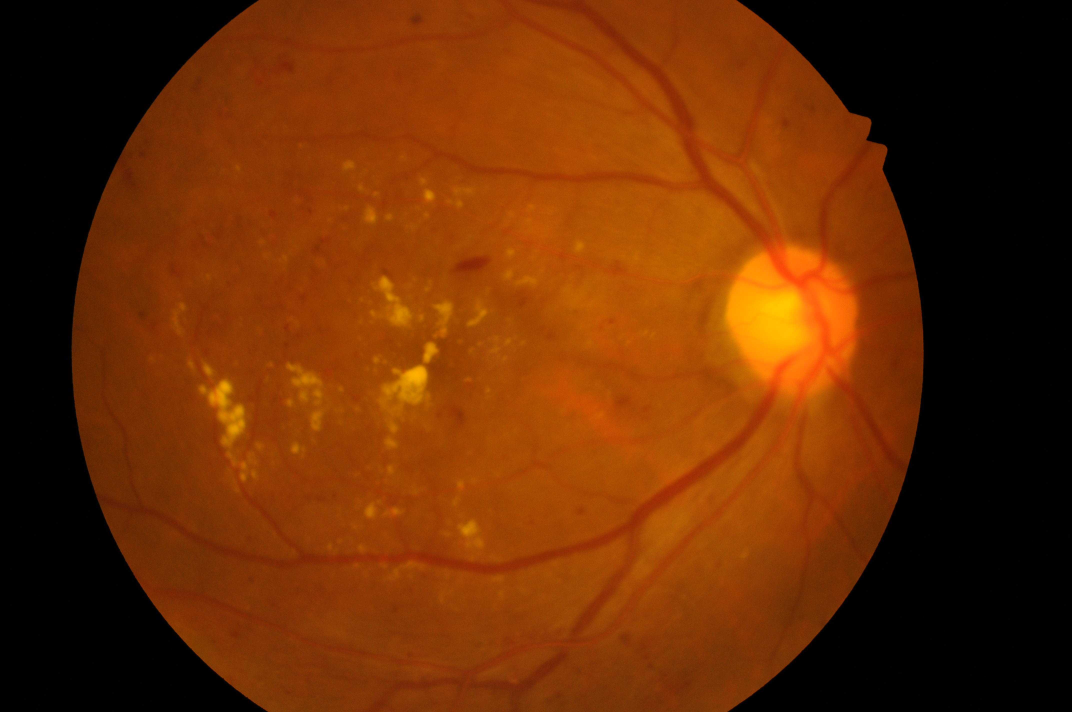
#> input picture images/test2.jpg, 4288 x 2848 px (shown at 1/4 size)
$ python classical_algo.py --dataset images
#> lines starting #> are read from the running program, lines starting #| are printed output that depends on the picture
import numpy as np
import argparse
from sklearn.neighbors import KNeighborsClassifier
from sklearn.linear_model import LogisticRegression
from sklearn.svm import SVC
from sklearn.preprocessing import LabelBinarizer
from sklearn.metrics import classification_report
from refine.preprocessing import simplepreprocessor
from refine.preprocessing import imagetoarraypreprocessor
from refine.datasets import simpledatasetloader
from imutils import paths
from sklearn.model_selection import train_test_split
from sklearn.preprocessing import LabelEncoder
from PIL import Image
import os


ap = argparse.ArgumentParser()
ap.add_argument("-i", "--dataset", required=True,
help="path to the input image")
ap.add_argument("-model", "--model", type=str, default="knn",
help="name of model")
args = vars(ap.parse_args())


def extract_color_stats(image):
	# split the input image into its respective RGB color channels
	# and then create a feature vector with 6 values: the mean and
	# standard deviation for each of the 3 channels, respectively
	(R, G, B) = image.split()
	features = [np.mean(R), np.mean(G), np.mean(B), np.std(R),
		np.std(G), np.std(B)]
	# return our set of features
	return features


Models = {
	"knn": KNeighborsClassifier(),
	"logit": LogisticRegression(solver = "lbfgs", multi_class = "auto"),
	"SVC": SVC(kernel = "linear")
}


print("loading images...")
# grab all image paths in the input dataset directory, initialize our
# list of extracted features and corresponding labels
print("extracting image features...")
imagePaths = paths.list_images(args["dataset"])
data = []
labels = []
# loop over our input images
for imagePath in imagePaths:
	# load the input image from disk, compute color channel
	# statistics, and then update our data list
	image = Image.open(imagePath)
#> image is the input picture: PIL image 4288x2848 RGB; mean R, G, B 104.7, 44, 2.9
	features = extract_color_stats(image)
#> in extract_color_stats, `(R, G, B) = image.split()`:
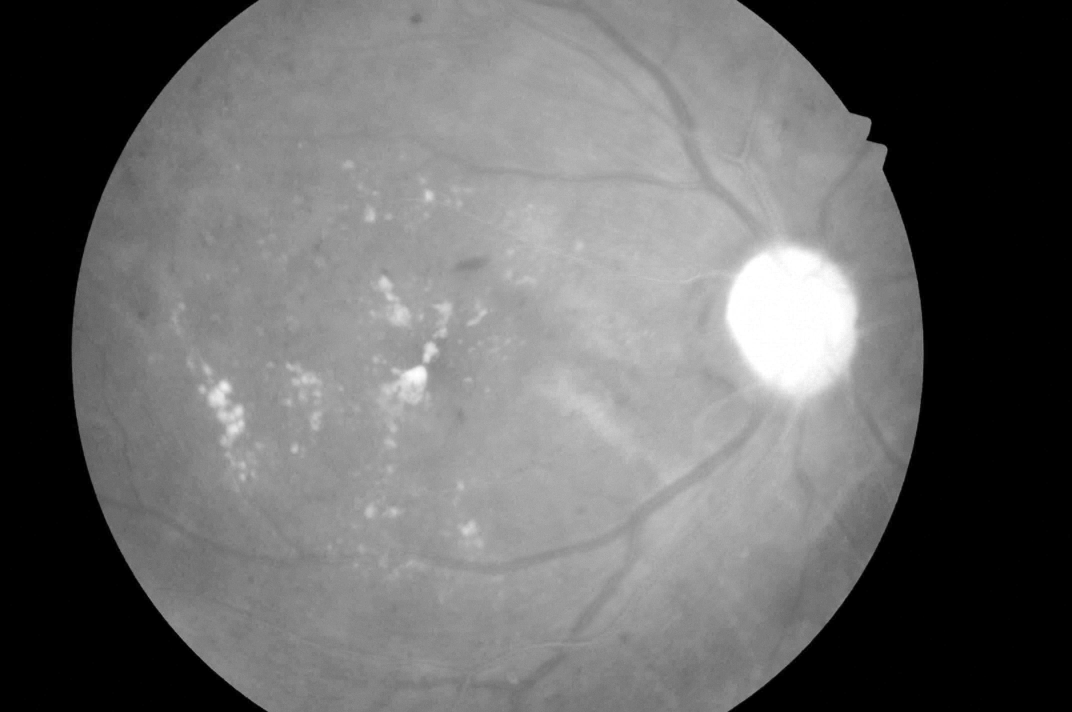
#> R: PIL image 4288x2848 L (shown at 1/4 size); min 0, max 255, mean 104.7
#> in extract_color_stats, `(R, G, B) = image.split()`:
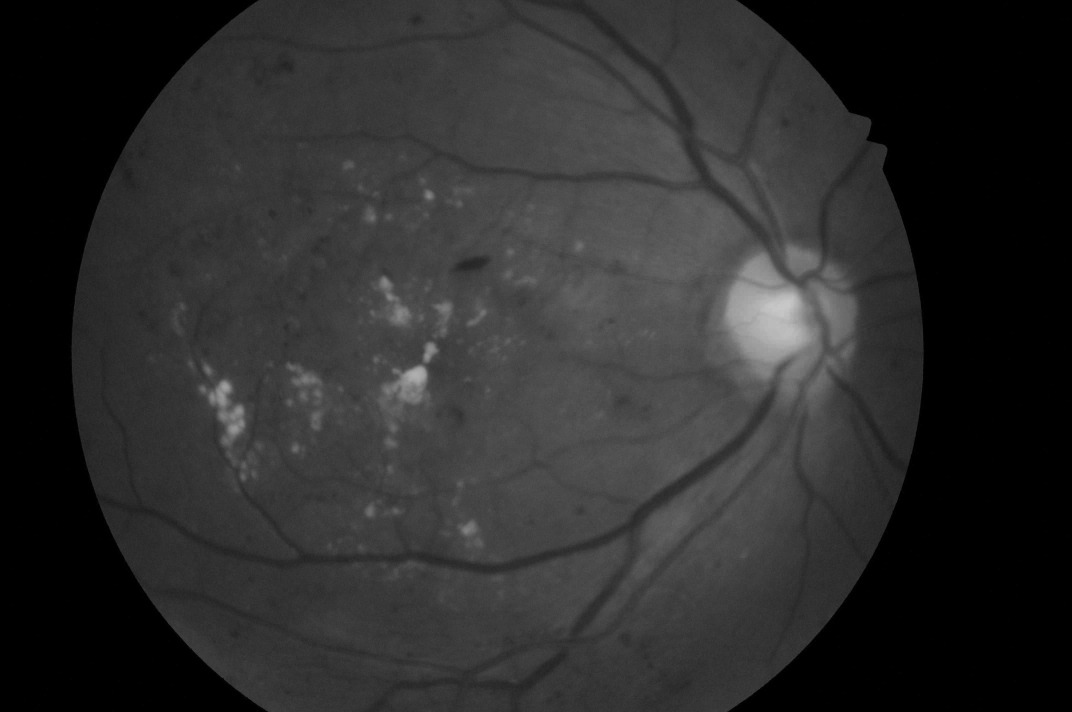
#> G: PIL image 4288x2848 L (shown at 1/4 size); min 0, max 201, mean 44
#> in extract_color_stats, `(R, G, B) = image.split()`:
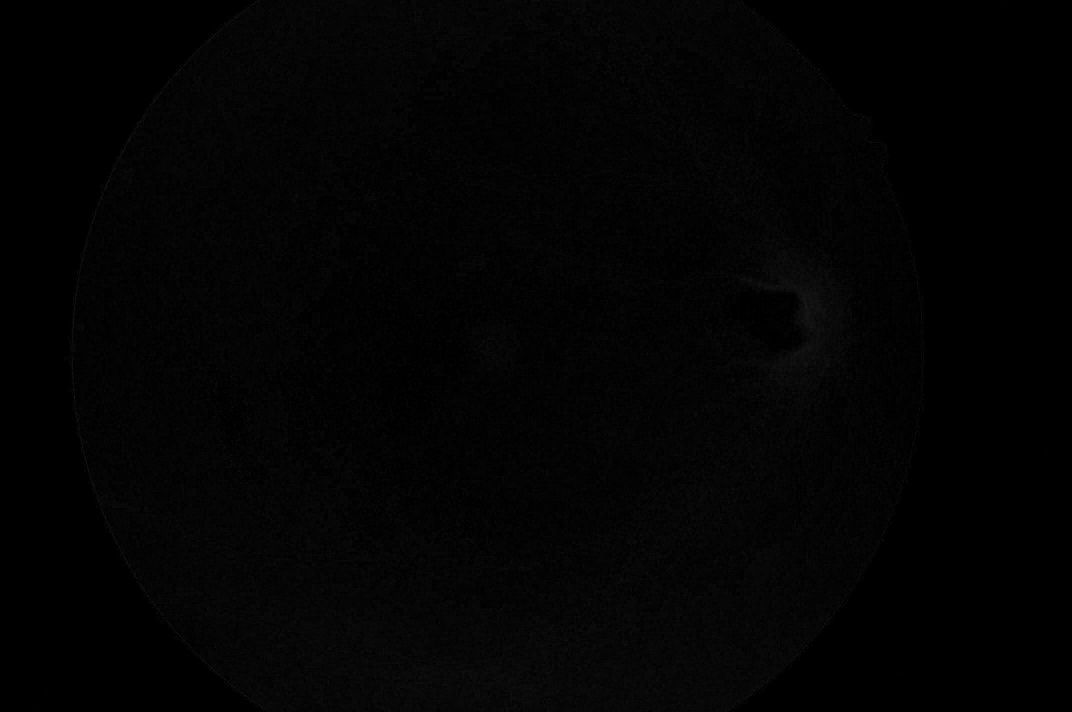
#> B: PIL image 4288x2848 L (shown at 1/4 size); min 0, max 43, mean 2.9
#> in extract_color_stats, `features = [np.mean(R), np.mean(G), np.mean(B), np.std(R), np.std(G), ..`: features = [104.7, 44.04, 2.88, 73.69, 33.31, 3.43]
#> features = [104.7, 44.04, 2.88, 73.69, 33.31, 3.43]
	data.append(features)
	# extract the class label from the file path and update the
	# labels list
	label = imagePath.split(os.path.sep)[-2]
	labels.append(label)
#> pass 2 of the loop `for imagePath in imagePaths:`:
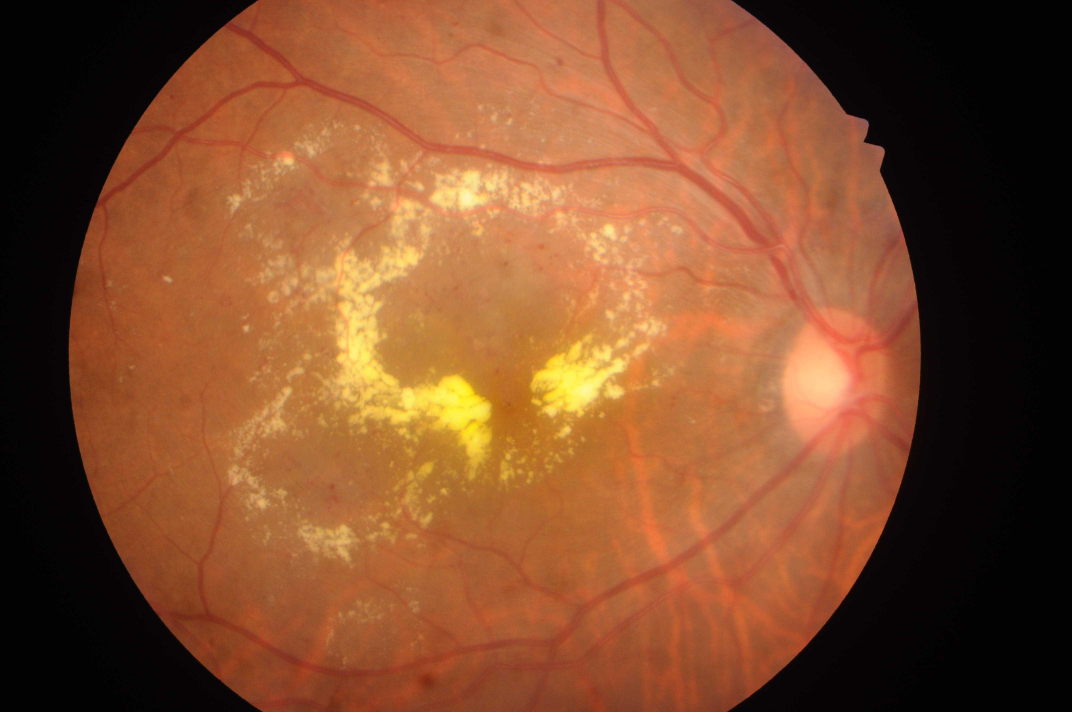
#> input picture images/test3.jpg, 4288 x 2848 px (shown at 1/4 size)
#> image is the input picture: PIL image 4288x2848 RGB; mean R, G, B 129.6, 77.4, 44.6
#> in extract_color_stats (call 2), `(R, G, B) = image.split()`:
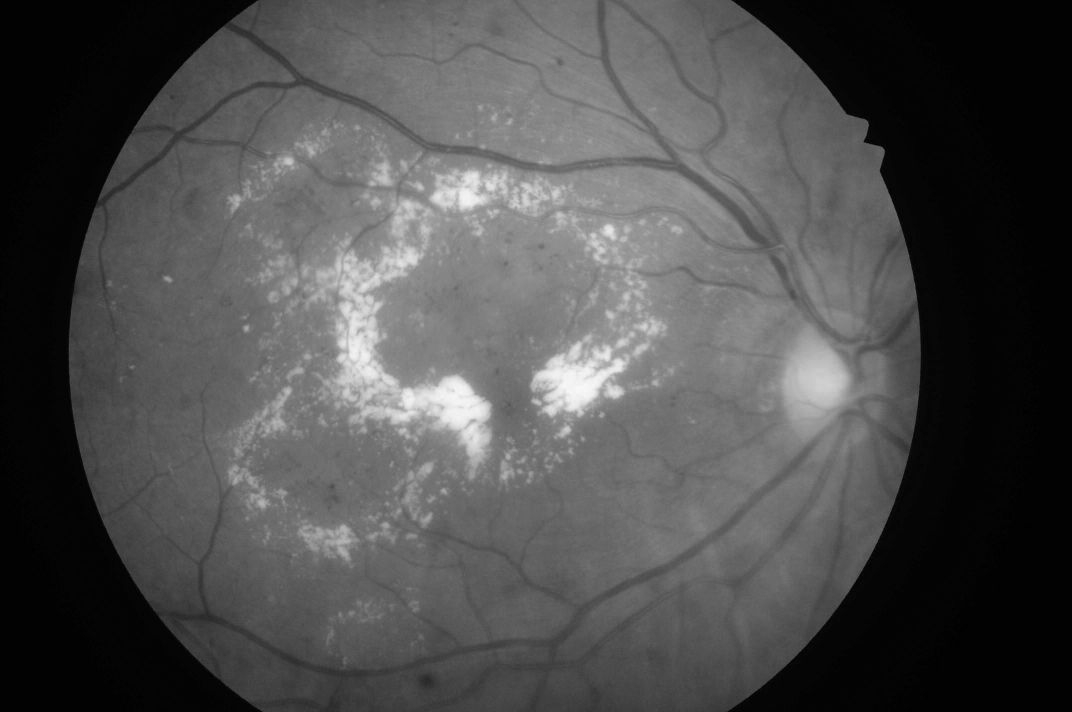
#> G: PIL image 4288x2848 L (shown at 1/4 size); min 0, max 250, mean 77.4
#> in extract_color_stats (call 2), `(R, G, B) = image.split()`:
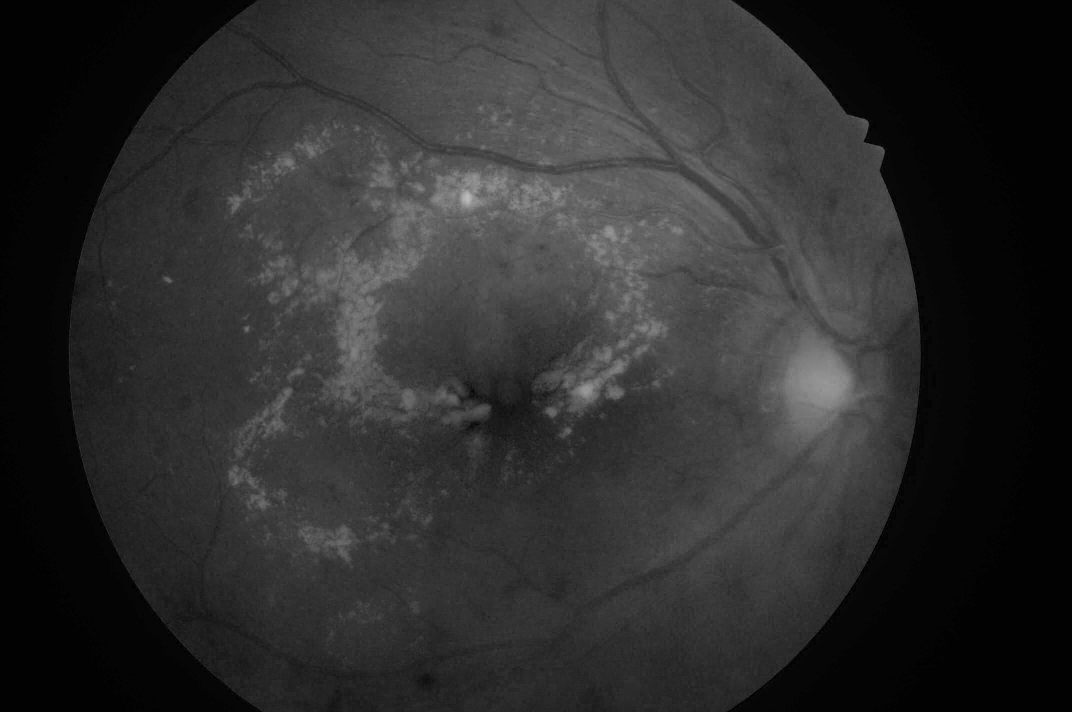
#> B: PIL image 4288x2848 L (shown at 1/4 size); min 0, max 189, mean 44.6
#> in extract_color_stats (call 2), `features = [np.mean(R), np.mean(G), np.mean(B), np.std(R), np.std(G), ..`: features = [129.6, 77.35, 44.65, 86.51, 56.24, 32.56]


#print("[INFO] features matrix: {:.1f}MB".format(data.nbytes / (1024 * 1024.0)))


le = LabelEncoder()
labels = le.fit_transform(labels)


(trainX, testX, trainY, testY) = train_test_split(data, labels,
test_size=0.25, random_state=42)
#> trainX = [[104.7, 44.04, 2.88, 73.69, 33.31, 3.43]]; testX = [[129.6, 77.35, 44.65, 86.51, 56.24, 32.56]]; trainY = [0]; testY = [0]


if args["model"] not in Models.keys():
	raise AssertionError("model name not valid")


model = Models[args["model"]]

model.fit(trainX, trainY)

#> (the run stopped early here; a loop or call above may not have finished)
